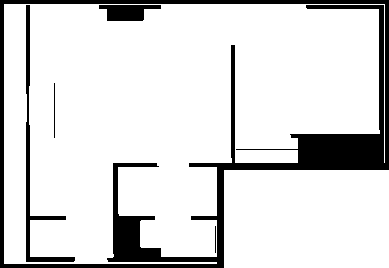
#> input picture ai-security-brain/services/core/data/floor-plans/livingroom/clean.png, 389 x 268 px, found by its file name
$ python floodfill.py
#> lines starting #> are read from the running program, lines starting #| are printed output that depends on the picture; after the words box and inside, x2 and y2 are one past the last pixel; in counts of white or black regions, pixels touching at a corner belong together
import cv2
import numpy as np

# ---------- config ----------
INPUT_PATH = "clean.png"
OUTPUT_PATH = "filled.png"

# Pick a point that is definitely inside the region you want to fill
SEED_POINT = (700, 500)   # (x, y) — change this if needed

# ---------- load ----------
img = cv2.imread(INPUT_PATH, cv2.IMREAD_GRAYSCALE)
#> img: shape (268, 389); 86% white; 5 black regions, box (x1, y1, x2, y2) and area: (0, 0, 389, 268) 12512, (26, 5, 75, 262) 1329, (99, 5, 161, 21) 691, (54, 83, 55, 138) 55, (215, 226, 216, 253) 27
if img is None:
    raise FileNotFoundError(f"Could not read: {INPUT_PATH}")

# ---------- threshold ----------
# Walls are dark, background is light
_, binary = cv2.threshold(img, 200, 255, cv2.THRESH_BINARY)

# At this point:
# 255 = background/interior
# 0   = walls/lines

# ---------- close small gaps in walls ----------
# This helps prevent flood fill leakage through thin openings
kernel = cv2.getStructuringElement(cv2.MORPH_RECT, (5, 5))
closed = cv2.morphologyEx(255 - binary, cv2.MORPH_CLOSE, kernel, iterations=1)
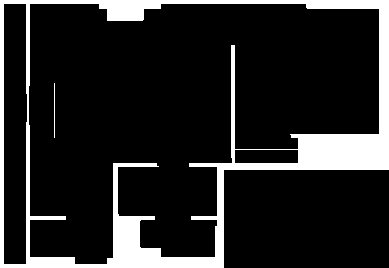
#> closed: shape (268, 389); 14.7% white; 2 white regions, box (x1, y1, x2, y2) and area: (0, 0, 389, 268) 15226, (54, 83, 55, 138) 55
# closed now has walls as white
closed = 255 - closed
# back to:
# 255 = open space
# 0   = walls

# ---------- flood fill ----------
flood = closed.copy()

h, w = flood.shape
#> h = 268; w = 389
mask = np.zeros((h + 2, w + 2), np.uint8)

# Fill the chosen region with gray value 128
#> (the run stopped early here; a loop or call above may not have finished)

$ run again, with ai-security-brain/services/core/data/floor-plans/livingroom/bounded.png copied over ai-security-brain/services/core/data/floor-plans/livingroom/clean.png
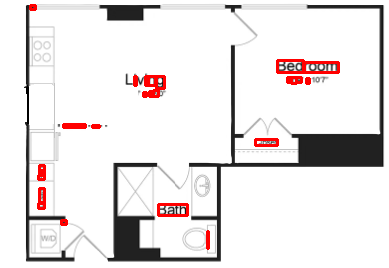
#> input picture ai-security-brain/services/core/data/floor-plans/livingroom/bounded.png, 389 x 268 px, found by its file name
#> `_, binary = cv2.threshold(img, 200, 255, cv2.THRESH_BINARY)`:
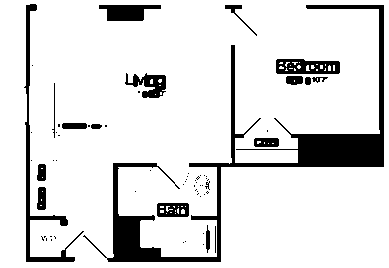
#> binary: shape (268, 389); 87.6% white; 65 black regions (47 under 20 px), largest, box (x1, y1, x2, y2) and area: (83, 5, 384, 262) 7766, (24, 4, 84, 262) 1502, (276, 59, 340, 74) 734
#> `closed = cv2.morphologyEx(255 - binary, cv2.MORPH_CLOSE, kernel, itera..`:
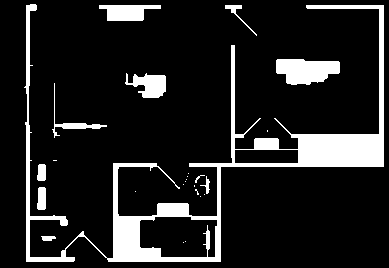
#> closed: shape (268, 389); 13.2% white; 25 white regions (14 under 20 px), largest, box (x1, y1, x2, y2) and area: (24, 4, 384, 262) 10189, (276, 59, 340, 85) 1269, (99, 5, 161, 21) 691

$ run again, with ai-security-brain/services/core/data/floor-plans/livingroom/collision.png copied over ai-security-brain/services/core/data/floor-plans/livingroom/clean.png
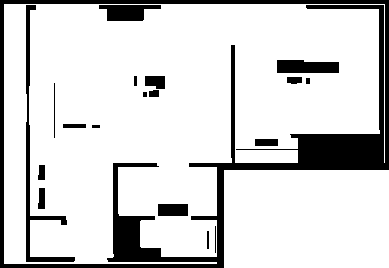
#> input picture ai-security-brain/services/core/data/floor-plans/livingroom/collision.png, 389 x 268 px, found by its file name
#> img: shape (268, 389); 83.9% white; 19 black regions, largest, box (x1, y1, x2, y2) and area: (0, 0, 389, 268) 12512, (26, 5, 75, 262) 1389, (277, 60, 339, 73) 736
#> `closed = cv2.morphologyEx(255 - binary, cv2.MORPH_CLOSE, kernel, itera..`:
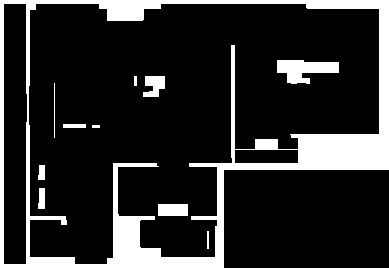
#> closed: shape (268, 389); 16.9% white; 11 white regions, largest, box (x1, y1, x2, y2) and area: (0, 0, 389, 268) 15522, (277, 60, 339, 84) 936, (158, 204, 188, 216) 360
